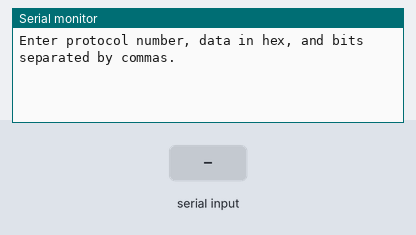
The sketch below on a simulated Arduino Leonardo, built with avr-gcc and run on an emulated ATmega32U4. On the bench: the last lines printed to the serial monitor. Inputs (shaded band) come from the test bench.

Above: at 3.2 s.
3.3 s: "90,45\n" received over Serial
At 5.6 s:
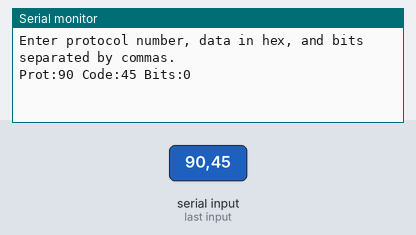
5.9 s: "30,150\n" received over Serial
At 7.8 s:
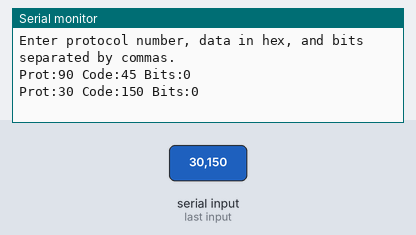

The sketch:

BONAPP-IR-SERIAL-REMOTE-PYTHON.ino
```cpp
/* serialRemote.ino Example sketch for IRLib2
 * Illustrates how to send an IR signal based on data from a
 * serial port. You can type the data into the serial monitor
 * or send it from some other application such as the Python
 * program included in this folder.
 *
 * Send the data as 2 or 3 values. Separate them by any non-hex character.
 * The first is protocol number in decimal, followed by data value,
 * optionally followed by number of bits.
 */

//This includes everything. Not generally recommended.
#include "IRLibAll.h"

IRsend mySender; //create an instance of the sending object

uint8_t protocol;
uint32_t code;
uint16_t bits;//also used as "address" on some protocols greater than 32 bits

void setup() {
  Serial.begin(9600);
  delay(2000);while(!Serial);//delay for Leonardo
  Serial.println(F("Enter protocol number, data in hex, and bits separated by commas."));
}

long parseHex (void) {
  long Value=0; char C;delay(100);
  while (Serial.available()>0) {
     C= tolower(Serial.read());
     if ((C>='0')&&(C<='9'))
       C=C-'0';
     else
       if ((C>='a') && (C<='f'))
         C=C-'a'+10;
       else
         return Value;
     Value=  C+(Value<<4);
  };
  return Value;
}
void parseDelimiter () {
  char C;
  while(Serial.available()>0) {
    C=tolower(Serial.peek());
    if( (C>='0') && (C<='9') )return;
    if( (C>='a') && (C<='f') )return;
    C=Serial.read();//throwaway delimiters
    delay (5);
  }
}

void loop() {
  if (Serial.available ()>0) {
    protocol = Serial.parseInt (); parseDelimiter();
    code     = parseHex ();        parseDelimiter();
    bits     = Serial.parseInt (); parseDelimiter();
    Serial.print("Prot:");  Serial.print(protocol);
    Serial.print(" Code:"); Serial.print(code,HEX);
    Serial.print(" Bits:"); Serial.println(bits);
    mySender.send(protocol, code, bits);
  }
}
```

Measured:
- after the input at 3.3 s, the serial monitor: prints a new line after 1.1 s (image 1)
- after the input at 5.9 s, the serial monitor: prints a new line after 1.1 s (image 2)
